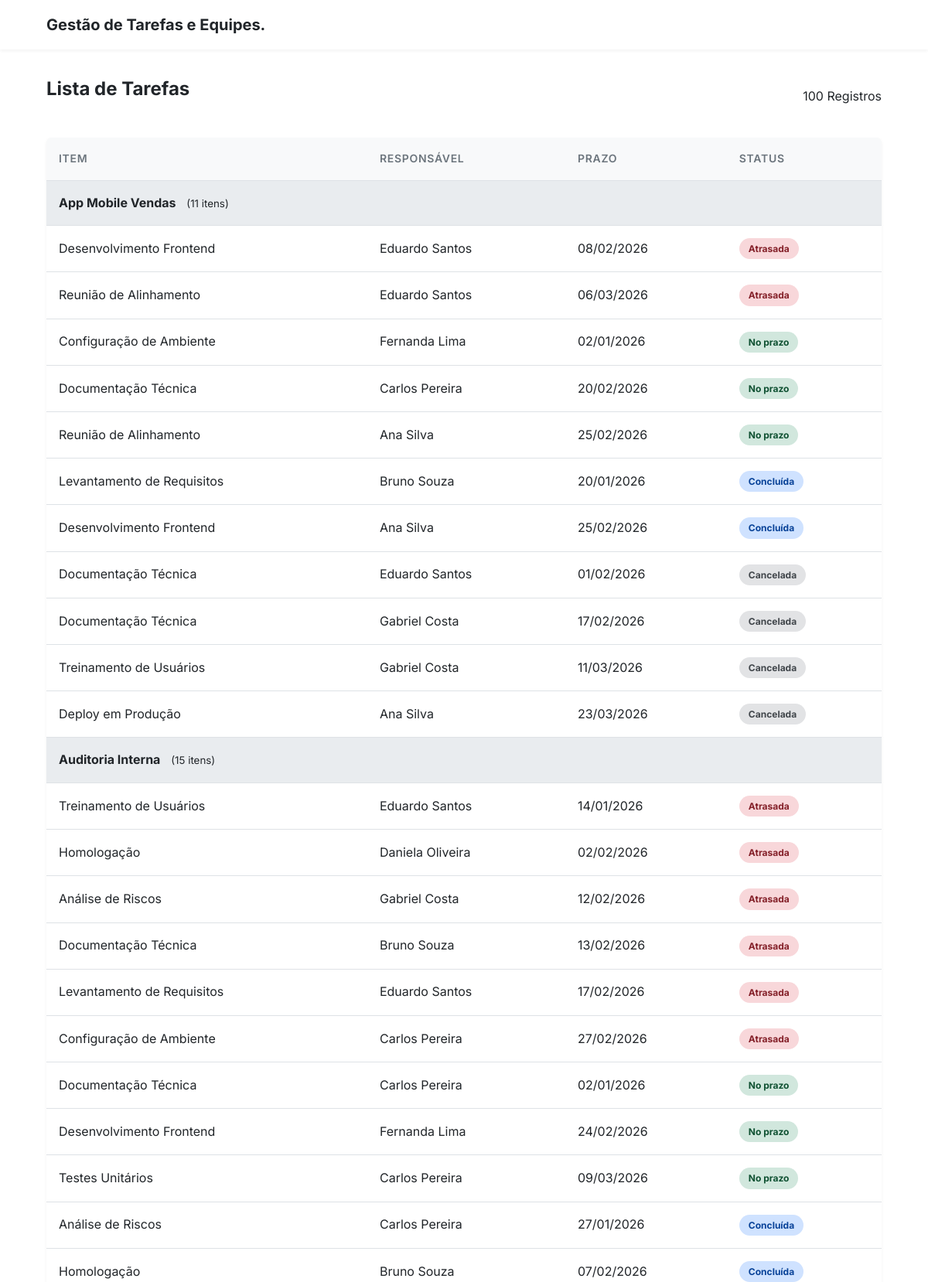
The page / (upper part) on the database its author committed.
### gestaoTarefas/models.py (models this page shows, shortened)
class Tarefa(models.Model):
    STATUS_CHOICES = [
        ('No prazo', 'No prazo'),
        ('Atrasada', 'Atrasada'),
        ('Concluída', 'Concluída'),
        ('Cancelada', 'Cancelada'),
    ]
    idTarefa = models.BigIntegerField(
        primary_key=True,
        default=gerar_id_tarefa,
        editable=False,
        verbose_name="ID da Tarefa"
    )
    tarefa = models.CharField(max_length=255, verbose_name="Nome da Tarefa")
    itemTarefa = models.CharField(max_length=255, verbose_name="Item da Tarefa")
    responsavel = models.ForeignKey(
        User,
        on_delete=models.CASCADE,
        verbose_name="Responsável",
        null=True, blank=True
    )
    dataDistribuicaoTarefa = models.DateField(verbose_name="Data de Distribuição")
    prazoRealizacaoTarefa = models.DateField(verbose_name="Prazo de Realização")
    observacoes = models.TextField(blank=True, null=True, verbose_name="Observações")
    statusTarefa = models.CharField(max_length=20, choices=STATUS_CHOICES, default='No prazo', verbose_name="Status")

### gestaoTarefas/views.py (the view)
# urls.py: path('', views.index, name='index'),
def index(request):
    tarefas = Tarefa.objects.annotate(
        prioridade_status=Case(
            When(statusTarefa='Atrasada', then=Value(1)),
            When(statusTarefa='No prazo', then=Value(2)),
            When(statusTarefa='Concluída', then=Value(3)),
            When(statusTarefa='Cancelada', then=Value(4)),
            default=Value(5),
            output_field=IntegerField(),
        )
    ).order_by('tarefa', 'prioridade_status', 'prazoRealizacaoTarefa')
    return render(request, 'gestaoTarefas/index.html', {'tarefas': tarefas})

### gestaoTarefas/templates/gestaoTarefas/index.html (shortened to what this page needs)
{% load static %}
<!DOCTYPE html>
<html lang="pt-br">
<head>
    <link rel="stylesheet" href="{% static 'css/style.css' %}">
</head>
<body>
    <header>
        <div class="container navbar">
            <a href="#" class="logo">Gestão de Tarefas e Equipes.</a>
        </div>
    </header>
    <main class="container" style="padding: 2rem 0;">
        <div style="display: flex; justify-content: space-between; align-items: center; margin-bottom: 1.5rem;">
            <h2>Lista de Tarefas</h2>
            <span class="badge">{{ tarefas.count }} Registros</span>
        </div>
        <div class="table-responsive">
            <table>
                <thead>
                    <tr>
                        <th>Item</th>
                        <th>Responsável</th>
                        <th>Prazo</th>
                        <th>Status</th>
                    </tr>
                </thead>
                <tbody>
                    {% regroup tarefas by tarefa as projeto_list %}
                    {% for projeto in projeto_list %}
                    <tr class="group-header">
                        <td colspan="4">{{ projeto.grouper }} <small style="font-weight: normal; margin-left: 10px;">({{ projeto.list|length }} itens)</small></td>
                    </tr>
                    {% for item in projeto.list %}
                    <tr>
                        <td>{{ item.itemTarefa }}</td>
                        <td>{{ item.responsavel.get_full_name|default:item.responsavel.username }}</td>
                        <td>{{ item.prazoRealizacaoTarefa|date:"d/m/Y" }}</td>
                        <td>
                            <span class="status-badge status-{{ item.statusTarefa|slugify }}">
                                {{ item.statusTarefa }}
                            </span>
                        </td>
                    </tr>
                    {% endfor %}
                    {% empty %}
                    <tr>
                        <td colspan="4" style="text-align: center;">Nenhuma tarefa encontrada.</td>
                    </tr>
                    {% endfor %}
                </tbody>
            </table>
        </div>
    </main>
</body>
</html>

### static/css/style.css (style rules this page uses)
:root { --primary-color: #0d6efd; --secondary-color: #6c757d; --background-light: #f8f9fa; --text-color: #212529; --white: #ffffff; --border-radius: 0.375rem; --font-family-base: 'Inter', sans-serif; }
body { font-family: var(--font-family-base); color: var(--text-color); background-color: var(--white); line-height: 1.6; margin: 0; padding: 0; }
h1, h2, h3, h4, h5, h6 { font-weight: 700; margin-top: 0; }
a { color: var(--primary-color); text-decoration: none; }
.container { width: 90%; max-width: 1140px; margin: 0 auto; padding: 0; }
header { background-color: var(--white); box-shadow: 0 2px 4px rgba(0,0,0,0.05); padding: 1rem 0; }
.navbar { display: flex; justify-content: space-between; align-items: center; }
.logo { font-weight: 700; font-size: 1.25rem; color: var(--text-color); }
.table-responsive { background-color: var(--white); border-radius: var(--border-radius); box-shadow: 0 2px 4px rgba(0,0,0,0.05); overflow: hidden; }
table { width: 100%; border-collapse: collapse; min-width: 600px; }
th, td { padding: 1rem; text-align: left; border-bottom: 1px solid #dee2e6; }
th { background-color: var(--background-light); font-weight: 600; color: var(--secondary-color); font-size: 0.875rem; text-transform: uppercase; letter-spacing: 0.05em; }
.group-header td { background-color: #e9ecef; color: var(--text-color); font-weight: 700; font-size: 1rem; }
.status-badge { padding: 0.25rem 0.75rem; border-radius: 50px; font-size: 0.75rem; font-weight: 700; display: inline-block; }
.status-no-prazo { background-color: #d1e7dd; color: #0f5132; }
.status-atrasada { background-color: #f8d7da; color: #842029; }
.status-concluida { background-color: #cfe2ff; color: #084298; }
.status-cancelada { background-color: #e2e3e5; color: #41464b; }

### rows shown on the page
Tarefa: grouper "App Mobile Vendas", itemTarefa "Desenvolvimento Frontend", responsavel.get_full_name "Eduardo Santos", prazoRealizacaoTarefa "08/02/2026", statusTarefa "Atrasada"
Tarefa: itemTarefa "Reunião de Alinhamento", responsavel.get_full_name "Eduardo Santos", prazoRealizacaoTarefa "06/03/2026", statusTarefa "Atrasada"
Tarefa: itemTarefa "Configuração de Ambiente", responsavel.get_full_name "Fernanda Lima", prazoRealizacaoTarefa "02/01/2026", statusTarefa "No prazo"
Tarefa: itemTarefa "Documentação Técnica", responsavel.get_full_name "Carlos Pereira", prazoRealizacaoTarefa "20/02/2026", statusTarefa "No prazo"
Tarefa: itemTarefa "Reunião de Alinhamento", responsavel.get_full_name "Ana Silva", prazoRealizacaoTarefa "25/02/2026", statusTarefa "No prazo"
Tarefa: itemTarefa "Levantamento de Requisitos", responsavel.get_full_name "Bruno Souza", prazoRealizacaoTarefa "20/01/2026", statusTarefa "Concluída"
Tarefa: itemTarefa "Desenvolvimento Frontend", responsavel.get_full_name "Ana Silva", prazoRealizacaoTarefa "25/02/2026", statusTarefa "Concluída"
Tarefa: itemTarefa "Documentação Técnica", responsavel.get_full_name "Eduardo Santos", prazoRealizacaoTarefa "01/02/2026", statusTarefa "Cancelada"
Tarefa: itemTarefa "Documentação Técnica", responsavel.get_full_name "Gabriel Costa", prazoRealizacaoTarefa "17/02/2026", statusTarefa "Cancelada"
Tarefa: itemTarefa "Treinamento de Usuários", responsavel.get_full_name "Gabriel Costa", prazoRealizacaoTarefa "11/03/2026", statusTarefa "Cancelada"
Tarefa: itemTarefa "Deploy em Produção", responsavel.get_full_name "Ana Silva", prazoRealizacaoTarefa "23/03/2026", statusTarefa "Cancelada"
Tarefa: grouper "Auditoria Interna", itemTarefa "Treinamento de Usuários", responsavel.get_full_name "Eduardo Santos", prazoRealizacaoTarefa "14/01/2026", statusTarefa "Atrasada"
Tarefa: itemTarefa "Homologação", responsavel.get_full_name "Daniela Oliveira", prazoRealizacaoTarefa "02/02/2026", statusTarefa "Atrasada"
Tarefa: itemTarefa "Análise de Riscos", responsavel.get_full_name "Gabriel Costa", prazoRealizacaoTarefa "12/02/2026", statusTarefa "Atrasada"
Tarefa: itemTarefa "Documentação Técnica", responsavel.get_full_name "Bruno Souza", prazoRealizacaoTarefa "13/02/2026", statusTarefa "Atrasada"
Tarefa: itemTarefa "Levantamento de Requisitos", responsavel.get_full_name "Eduardo Santos", prazoRealizacaoTarefa "17/02/2026", statusTarefa "Atrasada"
Tarefa: itemTarefa "Configuração de Ambiente", responsavel.get_full_name "Carlos Pereira", prazoRealizacaoTarefa "27/02/2026", statusTarefa "Atrasada"
Tarefa: itemTarefa "Documentação Técnica", responsavel.get_full_name "Carlos Pereira", prazoRealizacaoTarefa "02/01/2026", statusTarefa "No prazo"
Tarefa: itemTarefa "Desenvolvimento Frontend", responsavel.get_full_name "Fernanda Lima", prazoRealizacaoTarefa "24/02/2026", statusTarefa "No prazo"
Tarefa: itemTarefa "Testes Unitários", responsavel.get_full_name "Carlos Pereira", prazoRealizacaoTarefa "09/03/2026", statusTarefa "No prazo"
Tarefa: itemTarefa "Análise de Riscos", responsavel.get_full_name "Carlos Pereira", prazoRealizacaoTarefa "27/01/2026", statusTarefa "Concluída"
Tarefa: itemTarefa "Homologação", responsavel.get_full_name "Bruno Souza", prazoRealizacaoTarefa "07/02/2026", statusTarefa "Concluída"

### other values the page prints
{{ tarefas.count }} "100"
{{ projeto.list|length }} "11" "15"
